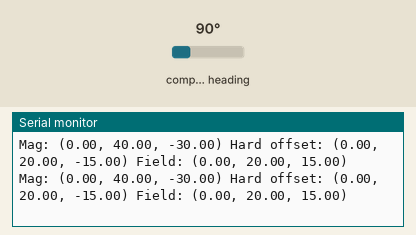
Bench run of a sketch on a simulated Arduino Nano 33 BLE. On the bench: the last lines printed to the serial monitor. Inputs (shaded band) come from the test bench; at power-on: compass heading 90°.

Above: at 1.2 s.
1.3 s: compass heading set to 7°
At 2.1 s:
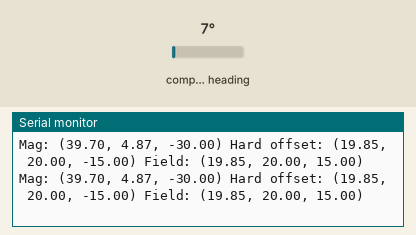
2.8 s: compass heading set to 90°
At 3.5 s:
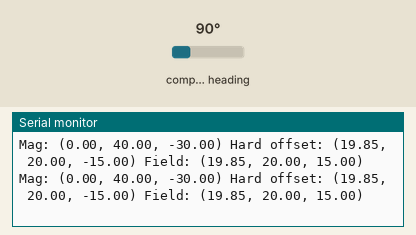

Measured:
- after the input at 1.3 s, the serial monitor: prints a new line at once (image 1)
- after the input at 2.8 s, the serial monitor: prints a new line at once (image 2)

The sketch:

CALIB_digiball_arduino_nano_ble_mag_hard_iron_calib.ino
```cpp
#include <SPI.h>
#include <stdlib.h>

#include "Arduino_BMI270_BMM150.h"


float magx, magy, magz;

float min_x, max_x, mid_x;
float min_y, max_y, mid_y;
float min_z, max_z, mid_z;

void setup() {

  //Initialize serial and wait for port to open:
  Serial.begin(115200);
  while (!Serial) {
    // wait for Serial to become active
  }


  if (!IMU.begin()) {
    Serial.println("Failed to initialize IMU!");

    while (1)
      ;
  }

  min_x = max_x = 0;
  min_y = max_y = 0;
  min_z = max_z = 0;

}


void loop() {


  //Magneto check
  if (IMU.magneticFieldAvailable()) {
    IMU.readMagneticField(magx, magy, magz);

    float x = magx;
  float y = magy;
  float z = magz;

  Serial.print("Mag: (");
  Serial.print(x); Serial.print(", ");
  Serial.print(y); Serial.print(", ");
  Serial.print(z); Serial.print(")");

  min_x = min(min_x, x);
  min_y = min(min_y, y);
  min_z = min(min_z, z);

  max_x = max(max_x, x);
  max_y = max(max_y, y);
  max_z = max(max_z, z);

  mid_x = (max_x + min_x) / 2;
  mid_y = (max_y + min_y) / 2;
  mid_z = (max_z + min_z) / 2;
  Serial.print(" Hard offset: (");
  Serial.print(mid_x); Serial.print(", ");
  Serial.print(mid_y); Serial.print(", ");
  Serial.print(mid_z); Serial.print(")");

  Serial.print(" Field: (");
  Serial.print((max_x - min_x)/2); Serial.print(", ");
  Serial.print((max_y - min_y)/2); Serial.print(", ");
  Serial.print((max_z - min_z)/2); Serial.println(")");
  delay(10);


  }
}
```
